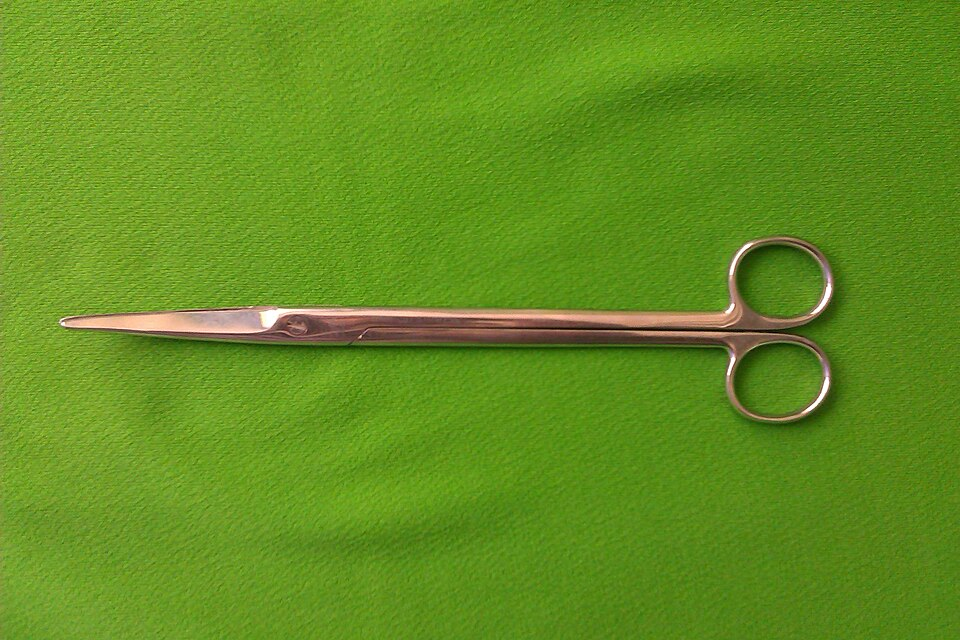
#> input picture android/app/src/main/assets/selftest_scissors.jpg, 960 x 640 px; its folder holds only this picture in this run
$ python _build_calibration.py --out out.png
#> lines starting #> are read from the running program, lines starting #| are printed output that depends on the picture
"""Monta um conjunto de calibração (h5 no formato lido por `_quantize_qnn.py`).

Formato de saída:
  data/0/sample_0, sample_1, ...   float32 [1, 3, 640, 640] em [0, 1]

O pré-processamento escolhido em `--mode` precisa ser **o mesmo que o app usa em
inferência**: o asset A16W8 atual foi calibrado com imagens 640x640 sem padding
(stretch); inferir com letterbox sobre uma calibração stretch coloca o modelo
fora de distribuição (medido em `_benchmark_preprocess.py`).

Uso:
  python _build_calibration.py --mode letterbox --out /tmp/calib_letterbox.h5
  python _build_calibration.py --mode stretch --out calib.h5 --frames pasta/
  python _build_calibration.py --mode letterbox --out calib.h5 --frames pasta/ --no-augment
"""

from __future__ import annotations

import argparse
from pathlib import Path

import h5py
import numpy as np
from PIL import Image

ROOT = Path(__file__).resolve().parent
DEFAULT_IMAGES = [
    ROOT / "android" / "app" / "src" / "main" / "assets" / "selftest_scissors.jpg",
    ROOT / "_test_mayo_surgical_scissors.jpg",
    ROOT / "_test_surgical_scissors_07.jpg",
    ROOT / "_test_instruments_theatre.jpg",
    ROOT / "_test_mayo_scissors.jpg",
    # imagens negativas (sem instrumentos) podem ser adicionadas aqui,
    # por exemplo um quadro da propria bancada com o campo vazio
]
IMAGE_SUFFIXES = {".jpg", ".jpeg", ".png", ".bmp", ".webp"}
SIZE = 640
PAD = 114


def preprocess(img: Image.Image, mode: str) -> np.ndarray:
    img = img.convert("RGB")
    if mode == "stretch":
        prepared = img.resize((SIZE, SIZE), Image.BILINEAR)
    else:
        scale = SIZE / max(img.width, img.height)
        width = max(1, round(img.width * scale))
        height = max(1, round(img.height * scale))
        prepared = Image.new("RGB", (SIZE, SIZE), (PAD, PAD, PAD))
        prepared.paste(img.resize((width, height), Image.BILINEAR), ((SIZE - width) // 2, (SIZE - height) // 2))
    array = np.asarray(prepared, dtype=np.float32) / 255.0
    return array.transpose(2, 0, 1)[None]  # [1, 3, 640, 640]


def augmentations(img: Image.Image, enabled: bool) -> list[Image.Image]:
    if not enabled:
        return [img]
    variants = []
    for angle in (0, 90, 180, 270):
        rotated = img.rotate(angle, expand=True) if angle else img
        variants.append(rotated)
        variants.append(rotated.transpose(Image.FLIP_LEFT_RIGHT))
    return variants


def crop_aspect(img: Image.Image, spec: str) -> Image.Image:
    """Recorta o centro da imagem para o aspecto `W:H` (ex.: 3:4)."""
    target_w, target_h = (int(value) for value in spec.split(":"))
    target = target_w / target_h
    current = img.width / img.height
    if current > target:
        width = round(img.height * target)
        left = (img.width - width) // 2
        return img.crop((left, 0, left + width, img.height))
    height = round(img.width / target)
    top = (img.height - height) // 2
    return img.crop((0, top, img.width, top + height))


def collect_images(frames_dir: Path | None, extra: list[Path], frames_stride: int = 1) -> tuple[list[Path], set[Path]]:
    paths = [p for p in DEFAULT_IMAGES if p.is_file()]
    paths.extend(p for p in extra if p.is_file())
    frame_paths: set[Path] = set()
    if frames_dir is not None:
        found = sorted(p for p in frames_dir.rglob("*") if p.suffix.lower() in IMAGE_SUFFIXES)
        frame_paths = set(found[:: max(1, frames_stride)])
        paths.extend(sorted(frame_paths))
    return paths, frame_paths


def main() -> int:
    parser = argparse.ArgumentParser()
    parser.add_argument("--mode", choices=["stretch", "letterbox"], default="letterbox")
    parser.add_argument("--out", type=Path, required=True, help="caminho do .h5 de saída")
    parser.add_argument("--frames", type=Path, default=None, help="pasta com frames reais capturados")
    parser.add_argument("--frames-stride", type=int, default=1, help="usa 1 a cada N frames (evita amostras quase idênticas)")
    parser.add_argument(
        "--frames-aspect",
        default=None,
        help="recorta o centro dos frames para este aspecto (ex.: 3:4) antes do pré-processamento",
    )
    parser.add_argument("--extra", type=Path, nargs="*", default=[], help="imagens adicionais")
    parser.add_argument("--no-augment", action="store_true", help="não augmentar (rotações/flip)")
    args = parser.parse_args()

    images, frame_paths = collect_images(args.frames, args.extra, args.frames_stride)
    if not images:
        raise SystemExit("Nenhuma imagem de entrada encontrada.")

    # Escrita incremental: um conjunto real passa de 1 GB e não cabe confortavelmente na RAM.
    args.out.parent.mkdir(parents=True, exist_ok=True)
    count = 0
    with h5py.File(args.out, "w") as handle:
        group = handle.create_group("data").create_group("0")
        for path in images:
            with Image.open(path) as img:
#> img is the input picture: PIL image 960x640 RGB; mean R, G, B 98.8, 143.3, 31.7
                img = img.convert("RGB")
                if args.frames_aspect and path in frame_paths:
                    img = crop_aspect(img, args.frames_aspect)
                for variant in augmentations(img, enabled=not args.no_augment):
                    group.create_dataset(f"sample_{count}", data=preprocess(variant, args.mode))
                    count += 1
#> this loop made 8 passes
#> pass 1, in preprocess, `array = np.asarray(prepared, dtype=np.float32) / 255.0`:
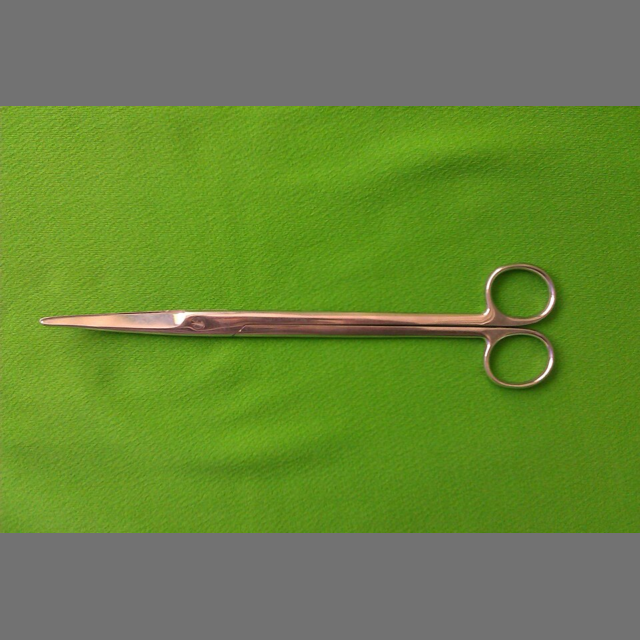
#> array: shape (640, 640, 3) float32; mean R, G, B 0.408, 0.525, 0.231
#> pass 2, in preprocess (call 2), `img = img.convert("RGB")`:
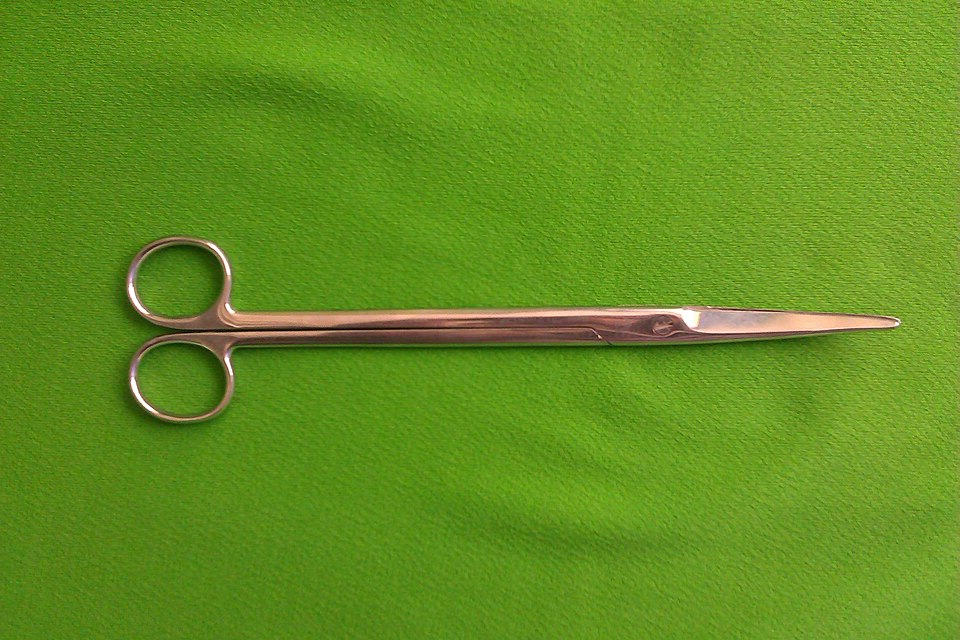
#> img: PIL image 960x640 RGB; mean R, G, B 98.8, 143.3, 31.7
#> pass 2, in preprocess (call 2), `array = np.asarray(prepared, dtype=np.float32) / 255.0`:
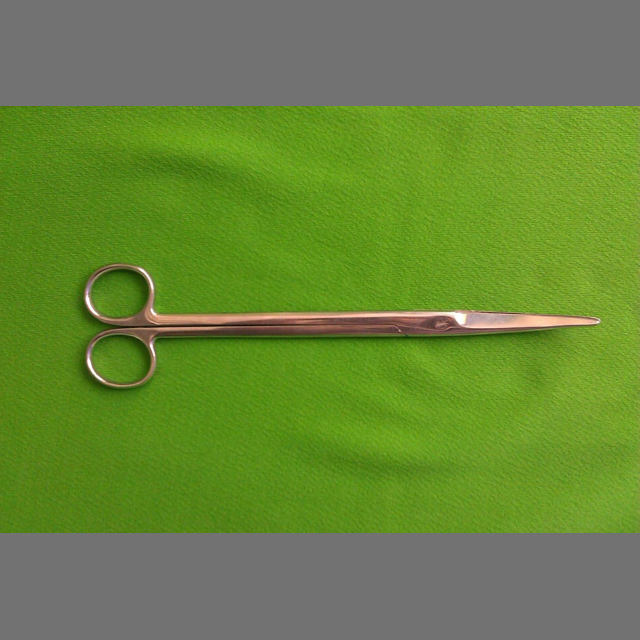
#> array: shape (640, 640, 3) float32; mean R, G, B 0.408, 0.525, 0.231
#> after the loop, count = 8
#> pass 2 of the loop in main, `for path in images:`:
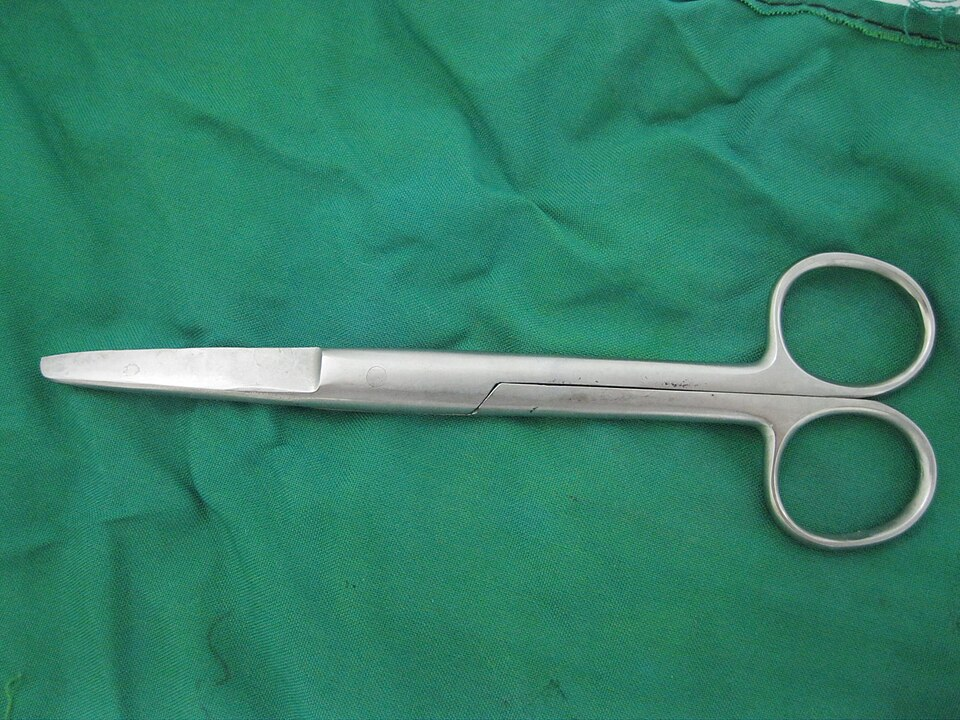
#> input picture _test_mayo_surgical_scissors.jpg, 960 x 720 px
#> in main, img is the input picture: PIL image 960x720 RGB; mean R, G, B 51, 128.6, 105.2
#> the loop in main, `for variant in augmentations(img, enabled=not args.no_augment):` made 8 passes
#> pass 1, in preprocess (call 9), `array = np.asarray(prepared, dtype=np.float32) / 255.0`:
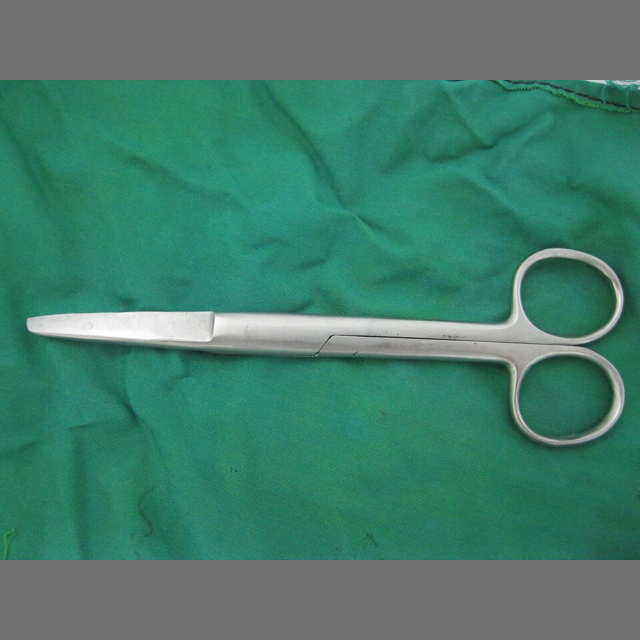
#> array: shape (640, 640, 3) float32; mean R, G, B 0.262, 0.491, 0.422
#> pass 3, in preprocess (call 11), `img = img.convert("RGB")`:
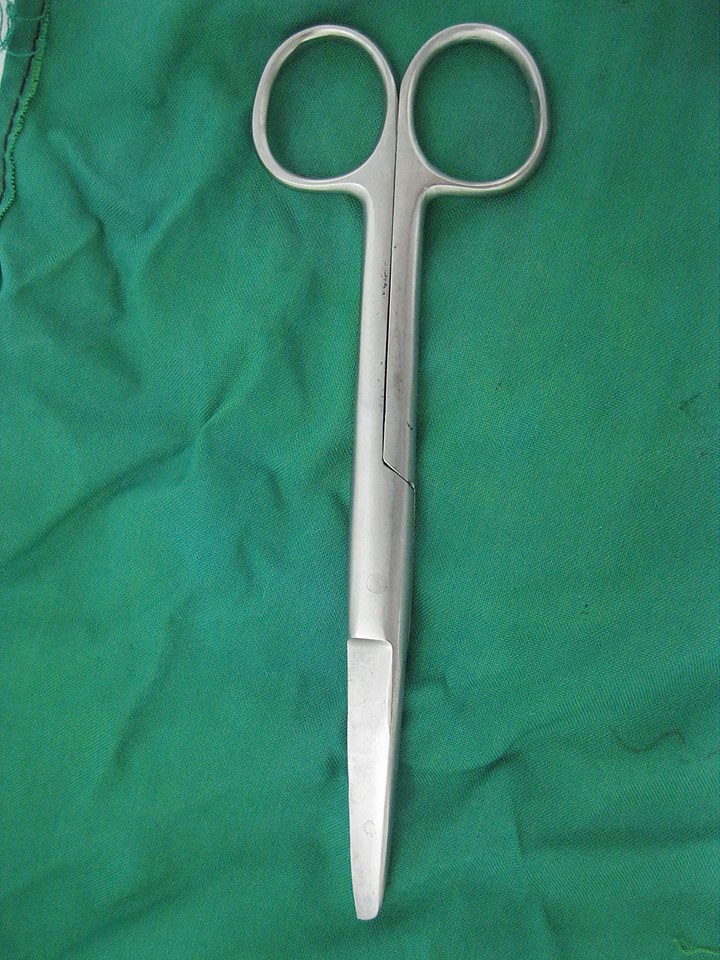
#> img: PIL image 720x960 RGB; mean R, G, B 51, 128.6, 105.2
#> after the loop in main, `for variant in augmentations(img, enabled=not args.no_augment):`: count = 16
#> pass 3 of the loop in main, `for path in images:`:
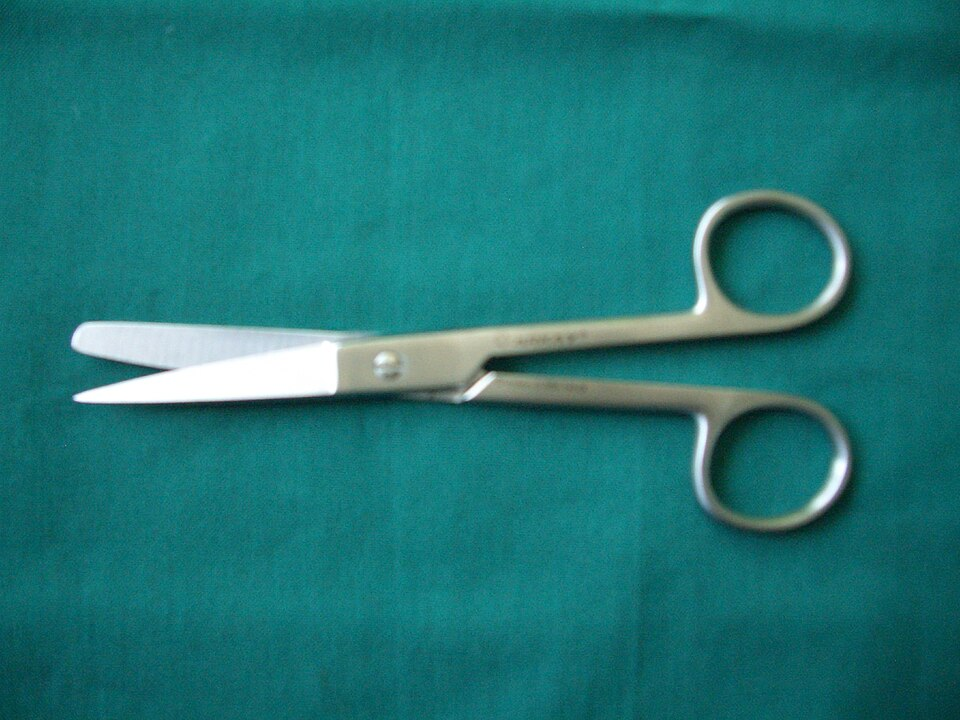
#> input picture _test_surgical_scissors_07.jpg, 960 x 720 px
#> in main, img is the input picture: PIL image 960x720 RGB; mean R, G, B 29.9, 116.9, 117.5
#> the loop in main, `for variant in augmentations(img, enabled=not args.no_augment):` made 8 passes
#> pass 1, in preprocess (call 17), `array = np.asarray(prepared, dtype=np.float32) / 255.0`:
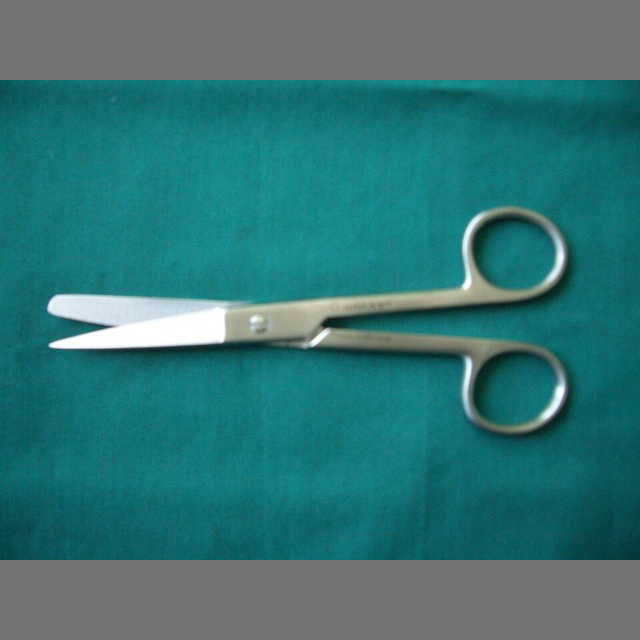
#> array: shape (640, 640, 3) float32; mean R, G, B 0.199, 0.456, 0.458
#> pass 3, in preprocess (call 19), `img = img.convert("RGB")`:
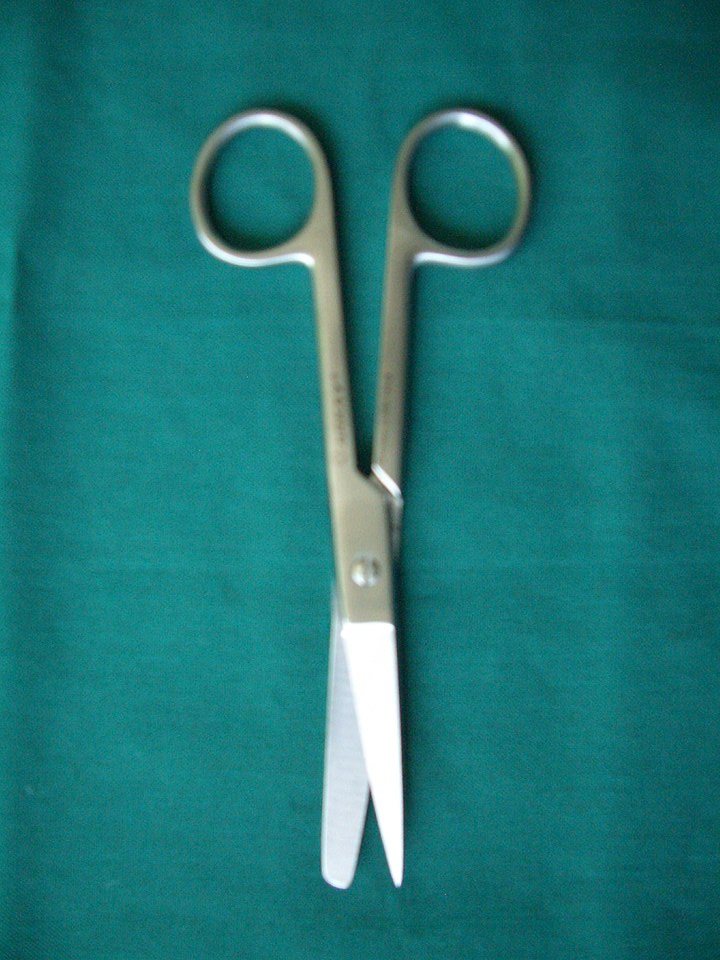
#> img: PIL image 720x960 RGB; mean R, G, B 29.9, 116.9, 117.5
#> after the loop in main, `for variant in augmentations(img, enabled=not args.no_augment):`: count = 24
#> the loop made 4 passes; the first 3 are shown

    print(f"calibração {args.mode}: {count} amostras de {len(images)} imagens -> {args.out}")
    return 0


if __name__ == "__main__":
#> (the run stopped early here; a loop or call above may not have finished)
